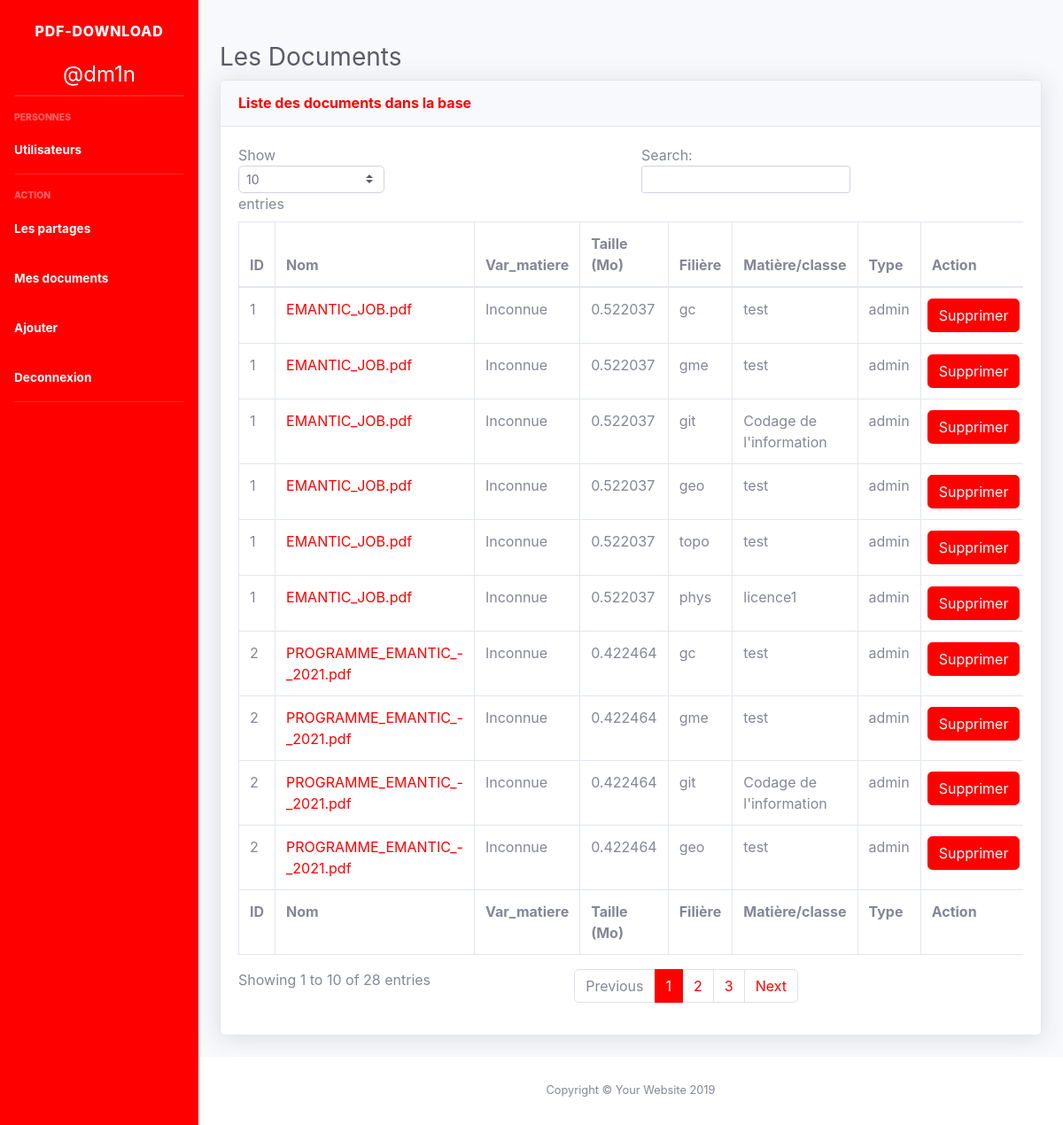
/admin/view/mydoc.php (signed in), run on the app's committed database.
### tables this page shows
CREATE TABLE `document_gc` (
  `id` int(11) NOT NULL,
  `name` varchar(255) NOT NULL,
  `path_doc` varchar(255) NOT NULL,
  `size` double NOT NULL,
  `type` varchar(5) NOT NULL,
  `nom_matiere` varchar(55) NOT NULL,
  `var_matiere` varchar(20) NOT NULL,
  `filiere` varchar(4) NOT NULL DEFAULT 'gc'
);

CREATE TABLE `document_gme` (
  `id` int(11) NOT NULL,
  `name` varchar(255) NOT NULL,
  `path_doc` varchar(255) NOT NULL,
  `size` double NOT NULL,
  `type` varchar(5) NOT NULL,
  `nom_matiere` varchar(55) NOT NULL,
  `var_matiere` varchar(20) NOT NULL,
  `filiere` varchar(3) NOT NULL DEFAULT 'gme'
);

CREATE TABLE `document_git` (
  `id` int(11) NOT NULL,
  `name` varchar(255) NOT NULL,
  `path_doc` varchar(255) NOT NULL,
  `size` double NOT NULL,
  `type` varchar(5) NOT NULL,
  `nom_matiere` varchar(55) NOT NULL,
  `var_matiere` varchar(20) NOT NULL,
  `filiere` varchar(3) NOT NULL DEFAULT 'git'
);

CREATE TABLE `document_geo` (
  `id` int(11) NOT NULL,
  `name` varchar(255) NOT NULL,
  `path_doc` varchar(255) NOT NULL,
  `size` double NOT NULL,
  `type` varchar(255) NOT NULL,
  `nom_matiere` varchar(55) NOT NULL,
  `var_matiere` varchar(20) NOT NULL,
  `filiere` varchar(3) NOT NULL DEFAULT 'geo'
);

CREATE TABLE `document_topo` (
  `id` int(11) NOT NULL,
  `name` varchar(255) NOT NULL,
  `path_doc` varchar(255) NOT NULL,
  `size` double NOT NULL,
  `type` varchar(5) NOT NULL,
  `nom_matiere` varchar(55) NOT NULL,
  `var_matiere` varchar(20) NOT NULL,
  `filiere` varchar(4) NOT NULL DEFAULT 'topo'
);

CREATE TABLE `document_phy` (
  `id` int(11) NOT NULL,
  `name` varchar(255) NOT NULL,
  `path_doc` varchar(255) NOT NULL,
  `size` double NOT NULL,
  `type` varchar(5) NOT NULL,
  `classe` varchar(10) NOT NULL,
  `var_matiere` varchar(8) NOT NULL DEFAULT 'physique',
  `filiere` varchar(4) NOT NULL DEFAULT 'SF-P'
);

### admin/view/liste-doc-db.php (the view, shortened to what this page needs)
<?php
	try{
		$db = new PDO('mysql:host=localhost; dbname=eniac2; charset=utf8', 'root','',array(PDO::ATTR_ERRMODE => PDO::ERRMODE_EXCEPTION));
	}catch(Exception $e){
		die('ERROR: '.$e->getMessage());
	}
	$req1 = $db->query('SELECT * FROM document_gc ORDER BY id DESC');
	$req2 = $db->query('SELECT * FROM document_gme ORDER BY id DESC');
	$req4 = $db->query('SELECT * FROM document_git ORDER BY id DESC');
	$req5 = $db->query('SELECT * FROM document_geo ORDER BY id DESC');
	$req6 = $db->query('SELECT * FROM document_topo ORDER BY id DESC');
	$req8 = $db->query('SELECT * FROM document_phy ORDER BY id DESC');
	while($data = $req1->fetch()){
		echo '<tr>';
			echo '<td>'.$data['id'].'</td>';
			echo '<td><a href=../../'.$data['path_doc'].'>'.$data['name'].'</a></td>';
			echo '<td>'.$data['var_matiere'].'</td>';
			echo '<td>'.$data['size'].'</td>';
			echo '<td>'.$data['filiere'].'</td>';
			echo '<td>'.$data['nom_matiere'].'</td>';
			echo '<td>'.$data['type'].'</td>';
			echo '<td>';
				echo '<div class="form-row">';
            		echo "<a href=mydoc.php?sup=".$data['id']."&fil=".$data['filiere']."&name=".$data['name'].">";
						echo '<button class="btn btn-primary" type="button" data-toggle="modal" data-target="#exampleModal" >';
              				echo '<span class="text">';
              					echo 'Supprimer';
              				echo '</span>';
            			echo '</button>';
            		echo "</a>";
            	echo '</div>';
			echo'</td>';
		echo '</tr>';
	}
	while($data = $req2->fetch()){
		echo '<tr>';
			echo '<td>'.$data['id'].'</td>';
			echo '<td><a href=../../'.$data['path_doc'].'>'.$data['name'].'</a></td>';
			echo '<td>'.$data['var_matiere'].'</td>';
			echo '<td>'.$data['size'].'</td>';
			echo '<td>'.$data['filiere'].'</td>';
			echo '<td>'.$data['nom_matiere'].'</td>';
			echo '<td>'.$data['type'].'</td>';
			echo '<td>';
				echo '<div class="form-row">';
            		echo "<a href=mydoc.php?sup=".$data['id']."&fil=".$data['filiere']."&name=".$data['name'].">";
						echo '<button class="btn btn-primary" type="button" data-toggle="modal" data-target="#exampleModal" >';
              				echo '<span class="text">';
              					echo 'Supprimer';
              				echo '</span>';
            			echo '</button>';
            		echo "</a>";
            	echo '</div>';
			echo'</td>';
		echo '</tr>';
	}
	while($data = $req4->fetch()){
		echo '<tr>';
			echo '<td>'.$data['id'].'</td>';
			echo '<td><a href=../../'.$data['path_doc'].'>'.$data['name'].'</a></td>';
			echo '<td>'.$data['var_matiere'].'</td>';
			echo '<td>'.$data['size'].'</td>';
			echo '<td>'.$data['filiere'].'</td>';
			echo '<td>'.$data['nom_matiere'].'</td>';
			echo '<td>'.$data['type'].'</td>';
			echo '<td>';
				echo '<div class="form-row">';
            		echo "<a href=mydoc.php?sup=".$data['id']."&fil=".$data['filiere']."&name=".$data['name'].">";
						echo '<button class="btn btn-primary" type="button" data-toggle="modal" data-target="#exampleModal" >';
              				echo '<span class="text">';
              					echo 'Supprimer';
              				echo '</span>';
            			echo '</button>';
            		echo "</a>";
            	echo '</div>';
			echo'</td>';
		echo '</tr>';
	}
	while($data = $req5->fetch()){
		echo '<tr>';
			echo '<td>'.$data['id'].'</td>';
			echo '<td><a href=../../'.$data['path_doc'].'>'.$data['name'].'</a></td>';
			echo '<td>'.$data['var_matiere'].'</td>';
			echo '<td>'.$data['size'].'</td>';
			echo '<td>'.$data['filiere'].'</td>';
			echo '<td>'.$data['nom_matiere'].'</td>';
			echo '<td>'.$data['type'].'</td>';
			echo '<td>';
				echo '<div class="form-row">';
            		echo "<a href=mydoc.php?sup=".$data['id']."&fil=".$data['filiere']."&name=".$data['name'].">";
						echo '<button class="btn btn-primary" type="button" data-toggle="modal" data-target="#exampleModal" >';
              				echo '<span class="text">';
              					echo 'Supprimer';
              				echo '</span>';
            			echo '</button>';
            		echo "</a>";
            	echo '</div>';
			echo'</td>';
		echo '</tr>';
	}
	while($data = $req6->fetch()){
		echo '<tr>';
			echo '<td>'.$data['id'].'</td>';
			echo '<td><a href=../../'.$data['path_doc'].'>'.$data['name'].'</a></td>';
			echo '<td>'.$data['var_matiere'].'</td>';
			echo '<td>'.$data['size'].'</td>';
			echo '<td>'.$data['filiere'].'</td>';
			echo '<td>'.$data['nom_matiere'].'</td>';
			echo '<td>'.$data['type'].'</td>';
			echo '<td>';
				echo '<div class="form-row">';
            		echo "<a href=mydoc.php?sup=".$data['id']."&fil=".$data['filiere']."&name=".$data['name'].">";
						echo '<button class="btn btn-primary" type="button" data-toggle="modal" data-target="#exampleModal" >';
              				echo '<span class="text">';
              					echo 'Supprimer';
              				echo '</span>';
            			echo '</button>';
            		echo "</a>";
            	echo '</div>';
			echo'</td>';
		echo '</tr>';
	}
	while($data = $req8->fetch()){
		echo '<tr>';
			echo '<td>'.$data['id'].'</td>';
			echo '<td><a href=../../'.$data['path_doc'].'>'.$data['name'].'</a></td>';
			echo '<td>'.$data['var_matiere'].'</td>';
			echo '<td>'.$data['size'].'</td>';
			echo '<td>'.$data['filiere'].'</td>';
			echo '<td>'.$data['classe'].'</td>';
			echo '<td>'.$data['type'].'</td>';
			echo '<td>';
				echo '<div class="form-row">';
            		echo "<a href=mydoc.php?sup=".$data['id']."&fil=".$data['filiere']."&name=".$data['name'].">";
						echo '<button class="btn btn-primary" type="button" data-toggle="modal" data-target="#exampleModal" >';
              				echo '<span class="text">';
              					echo 'Supprimer';
              				echo '</span>';
            			echo '</button>';
            		echo "</a>";
            	echo '</div>';
			echo'</td>';
		echo '</tr>';
	}
 ?>

### data on the page
document_gc: id "2", name "PROGRAMME_EMANTIC_-_2021.pdf", var_matiere "Inconnue", size "0.422464", filiere "gc", nom_matiere "test", type "admin"
document_gc: id "1", name "EMANTIC_JOB.pdf", var_matiere "Inconnue", size "0.522037", filiere "gc", nom_matiere "test", type "admin"
document_gme: id "2", name "PROGRAMME_EMANTIC_-_2021.pdf", var_matiere "Inconnue", size "0.422464", filiere "gme", nom_matiere "test", type "admin"
document_gme: id "1", name "EMANTIC_JOB.pdf", var_matiere "Inconnue", size "0.522037", filiere "gme", nom_matiere "test", type "admin"
document_git: id "2", name "PROGRAMME_EMANTIC_-_2021.pdf", var_matiere "Inconnue", size "0.422464", filiere "git", nom_matiere "Codage de l'information", type "admin"
document_git: id "1", name "EMANTIC_JOB.pdf", var_matiere "Inconnue", size "0.522037", filiere "git", nom_matiere "Codage de l'information", type "admin"
document_geo: id "2", name "PROGRAMME_EMANTIC_-_2021.pdf", var_matiere "Inconnue", size "0.422464", filiere "geo", nom_matiere "test", type "admin"
document_geo: id "1", name "EMANTIC_JOB.pdf", var_matiere "Inconnue", size "0.522037", filiere "geo", nom_matiere "test", type "admin"
document_topo: id "1", name "EMANTIC_JOB.pdf", var_matiere "Inconnue", size "0.522037", filiere "topo", nom_matiere "test", type "admin"
document_phy: id "1", name "EMANTIC_JOB.pdf", var_matiere "Inconnue", size "0.522037", filiere "phys", classe "licence1", type "admin"

### other printed values
$_SESSION['login'] "@dm1n"
